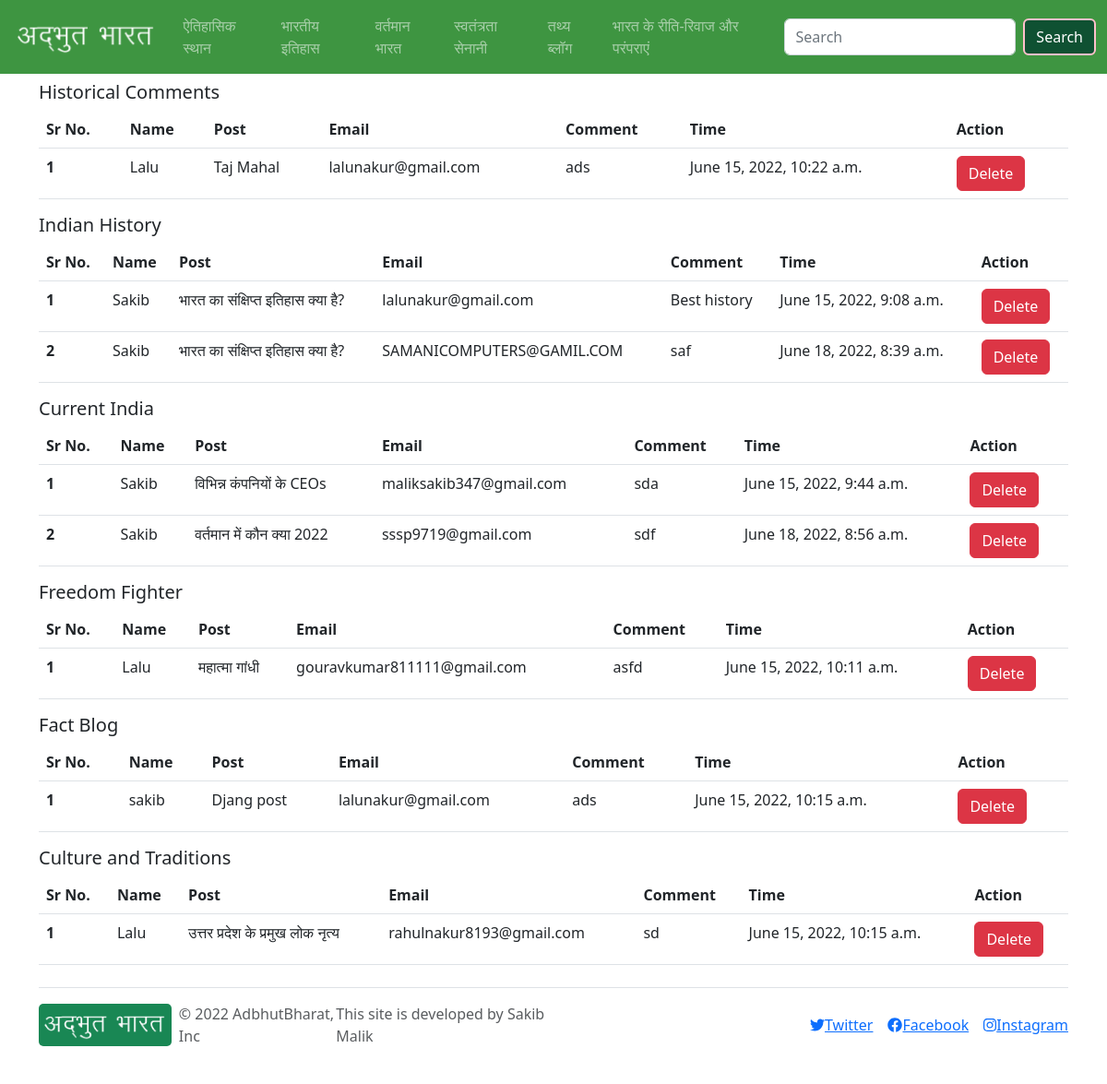
Page /comments/ on the committed database.
### MainApp/models.py (models this page shows, shortened)
class Comments(models.Model):
    name = models.CharField(max_length=100)
    email = models.EmailField()
    body = models.TextField()
    timestamp = models.DateTimeField(auto_now_add=True)
    active = models.BooleanField(default=False)
    class Meta:
        ordering = ['-timestamp']

class HistoricalPlaceComments(Comments):
    post = models.ForeignKey(HistoricalPlaceModel, on_delete=models.CASCADE, related_name='historicalplacecomments')
    class Meta:
        verbose_name_plural = 'HistoricalPlaceComments'

class Comments(models.Model):
    name = models.CharField(max_length=100)
    email = models.EmailField()
    body = models.TextField()
    timestamp = models.DateTimeField(auto_now_add=True)
    active = models.BooleanField(default=False)
    class Meta:
        ordering = ['-timestamp']

class Common(models.Model):
    title = models.CharField(max_length=100)
    slug = models.SlugField(max_length=200, unique=True)
    timestamp = models.DateTimeField(auto_now_add=True)
    post = HTMLField()
    viewcounter = models.IntegerField(default=0)
    class Meta:
        abstract = True

class HistoricalPlaceModel(Common):
    image = models.ImageField(upload_to='image/historical', null=True)
    class Meta:
        verbose_name_plural = 'HistoricalPlaceModel'
        ordering = ['-timestamp']

class IndianHistoryComments(Comments):
    post = models.ForeignKey(IndianHistoryModel, on_delete=models.CASCADE, related_name='indianhistorycomments')
    class Meta:
        verbose_name_plural = 'IndianHistroyComments'

class IndianHistoryModel(Common):
    type = models.CharField(choices=HISTORY_TYPE, max_length=100, default='ANCIENT')
    class Meta:
        verbose_name_plural = 'IndianHistoryModel'
        ordering = ['-timestamp']

class CurrentIndiaComments(Comments):
    post = models.ForeignKey(CurrentIndianModel, on_delete=models.CASCADE, related_name='currentindiacomments')
    class Meta:
        verbose_name_plural = 'CurrentIndiaComments'

class CurrentIndianModel(Common):
    class Meta:
        verbose_name_plural = 'CurrentIndianModel'
        ordering = ['-timestamp']

class FreedomFighterComments(Comments):
    post = models.ForeignKey(FreedomFighterModel, on_delete=models.CASCADE, related_name='freedomfightercomments')
    class Meta:
        verbose_name_plural = 'FreedomFighterComments'

class FreedomFighterModel(Common):
    image = models.ImageField(upload_to='image/freedom', null=True)
    class Meta:
        verbose_name_plural = 'FreedomFighterModel'
        ordering = ['-timestamp']

class FactBlogComments(Comments):
    post = models.ForeignKey(FactBlogModel, on_delete=models.CASCADE, related_name='factblogcomments')
    class Meta:
        verbose_name_plural = 'FactBlogComments'

class FactBlogModel(Common):
    image = models.ImageField(upload_to='image/fact', null=True)
    class Meta:
        verbose_name_plural = 'FactBlogModel'
        ordering = ['-timestamp']

class CustomAndTraditionComments(Comments):
    post = models.ForeignKey(CustomAndTraditionModel, on_delete=models.CASCADE,
                             related_name='customandtraditioncomments')
    class Meta:
        verbose_name_plural = 'CustomAndTraditionComments'

class CustomAndTraditionModel(Common):
    image = models.ImageField(upload_to='image/tradition', null=True)
    class Meta:
        verbose_name_plural = 'CustomandTraditionModel'
        ordering = ['-timestamp']

### MainApp/views.py (the view, shortened to what this page needs)
# urls.py: path('comments/', views.Comments.as_view(), name='comments'),
class Comments(View):
    def get(self, request):
        historical = HistoricalPlaceComments.objects.all().reverse()[:30]
        indianhistory = IndianHistoryComments.objects.all().reverse()[:30]
        currentindia = CurrentIndiaComments.objects.all().reverse()[:30]
        freedomfighter = FreedomFighterComments.objects.all().reverse()[:30]
        factblog = FactBlogComments.objects.all().reverse()[:30]
        custom = CustomAndTraditionComments.objects.all().reverse()[:30]
        context = {
            'comment': True,
            'historical': historical,
            'indianhistory': indianhistory,
            'currentindia': currentindia,
            'freedomfighter': freedomfighter,
            'factblog': factblog,
            'custom': custom
        }
        return render(request, 'ADBH/comments.html', context)

### MainApp/templates/ADBH/comments.html (shortened to what this page needs)
{% extends 'base.html' %}
{% block content %}
    <div class="container-lg mt-2">
        <h5>Historical Comments</h5>
        <table class="table table-responsive">
            <thead>
            <tr>
                <th>Sr No.</th>
                <th>Name</th>
                <th>Post</th>
                <th>Email</th>
                <th>Comment</th>
                <th>Time</th>
                <th>Action</th>
            </tr>
            </thead>
            <tbody>
            {% for d in historical %}
                <tr>
                    <th>{{ forloop.counter }}</th>
                    <td>{{ d.name }}</td>
                    <td>{{ d.post.title }}</td>
                    <td>{{ d.email }}</td>
                    <td>{{ d.body }}</td>
                    <td>{{ d.timestamp }}</td>
                    <td>
                        <form action="" method="post">
                            <input value="Delete" type="submit" class="btn btn-danger">
                        </form>
                    </td>
                </tr>
            {% endfor %}
            </tbody>
        </table>
        <h5>Indian History</h5>
        <table class="table table-responsive">
            <thead>
            <tr>
                <th>Sr No.</th>
                <th>Name</th>
                <th>Post</th>
                <th>Email</th>
                <th>Comment</th>
                <th>Time</th>
                <th>Action</th>
            </tr>
            </thead>
            <tbody>
            {% for d in indianhistory %}
                <tr>
                    <th>{{ forloop.counter }}</th>
                    <td>{{ d.name }}</td>
                    <td>{{ d.post.title }}</td>
                    <td>{{ d.email }}</td>
                    <td>{{ d.body }}</td>
                    <td>{{ d.timestamp }}</td>
                    <td>
                        <form action="" method="post">
                            <input value="Delete" type="submit" class="btn btn-danger">
                        </form>
                    </td>
                </tr>
            {% endfor %}
            </tbody>
        </table>
        <h5>Current India</h5>
        <table class="table table-responsive">
            <thead>
            <tr>
                <th>Sr No.</th>
                <th>Name</th>
                <th>Post</th>
                <th>Email</th>
                <th>Comment</th>
                <th>Time</th>
                <th>Action</th>
            </tr>
            </thead>
            <tbody>
            {% for d in currentindia %}
                <tr>
                    <th>{{ forloop.counter }}</th>
                    <td>{{ d.name }}</td>
                    <td>{{ d.post.title }}</td>
                    <td>{{ d.email }}</td>
                    <td>{{ d.body }}</td>
                    <td>{{ d.timestamp }}</td>
                    <td>
                        <form action="" method="post">
                            <input value="Delete" type="submit" class="btn btn-danger">
                        </form>
                    </td>
                </tr>
            {% endfor %}
            </tbody>
        </table>
        <h5>Freedom Fighter</h5>
        <table class="table table-responsive">
            <thead>
            <tr>
                <th>Sr No.</th>
                <th>Name</th>
                <th>Post</th>
                <th>Email</th>
                <th>Comment</th>
                <th>Time</th>
                <th>Action</th>
            </tr>
            </thead>
            <tbody>
            {% for d in freedomfighter %}
                <tr>
                    <th>{{ forloop.counter }}</th>
                    <td>{{ d.name }}</td>
                    <td>{{ d.post.title }}</td>
                    <td>{{ d.email }}</td>
                    <td>{{ d.body }}</td>
                    <td>{{ d.timestamp }}</td>
                    <td>
                        <form action="" method="post">
                            <input value="Delete" type="submit" class="btn btn-danger">
                        </form>
                    </td>
                </tr>
            {% endfor %}
            </tbody>
        </table>
        <h5>Fact Blog</h5>
        <table class="table table-responsive">
            <thead>
            <tr>
                <th>Sr No.</th>
                <th>Name</th>
                <th>Post</th>
                <th>Email</th>
                <th>Comment</th>
                <th>Time</th>
                <th>Action</th>
            </tr>
            </thead>
            <tbody>
            {% for d in factblog %}
                <tr>
                    <th>{{ forloop.counter }}</th>
                    <td>{{ d.name }}</td>
                    <td>{{ d.post.title }}</td>
                    <td>{{ d.email }}</td>
                    <td>{{ d.body }}</td>
                    <td>{{ d.timestamp }}</td>
                    <td>
                        <form action="" method="post">
                            <input value="Delete" type="submit" class="btn btn-danger">
                        </form>
                    </td>
                </tr>
            {% endfor %}
            </tbody>
        </table>
        <h5>Culture and Traditions</h5>
        <table class="table table-responsive">
            <thead>
            <tr>
                <th>Sr No.</th>
                <th>Name</th>
                <th>Post</th>
                <th>Email</th>
                <th>Comment</th>
                <th>Time</th>
                <th>Action</th>
            </tr>
            </thead>
            <tbody>
            {% for d in custom %}
                <tr>
                    <th>{{ forloop.counter }}</th>
                    <td>{{ d.name }}</td>
                    <td>{{ d.post.title }}</td>
                    <td>{{ d.email }}</td>
                    <td>{{ d.body }}</td>
                    <td>{{ d.timestamp }}</td>
                    <td>
                        <form action="" method="post">
                            <input value="Delete" type="submit" class="btn btn-danger">
                        </form>
                    </td>
                </tr>
            {% endfor %}
            </tbody>
        </table>
    </div>
{% endblock %}

### rows in the picture
HistoricalPlaceComments: name "Lalu", post "Taj Mahal", email "lalunakur@gmail.com", body "ads", timestamp "June 15, 2022, 10:22 a.m."
IndianHistoryComments: name "Sakib", post "भारत का संक्षिप्त इतिहास क्या है?", email "lalunakur@gmail.com", body "Best history", timestamp "June 15, 2022, 9:08 a.m."
IndianHistoryComments: name "Sakib", post "भारत का संक्षिप्त इतिहास क्या है?", email "SAMANICOMPUTERS@GAMIL.COM", body "saf", timestamp "June 18, 2022, 8:39 a.m."
CurrentIndiaComments: name "Sakib", post "विभिन्न कंपनियों के CEOs", email "maliksakib347@gmail.com", body "sda", timestamp "June 15, 2022, 9:44 a.m."
CurrentIndiaComments: name "Sakib", post "वर्तमान में कौन क्या 2022", email "sssp9719@gmail.com", body "sdf", timestamp "June 18, 2022, 8:56 a.m."
FreedomFighterComments: name "Lalu", post "महात्मा गांधी", email "gouravkumar811111@gmail.com", body "asfd", timestamp "June 15, 2022, 10:11 a.m."
FactBlogComments: name "sakib", post "Djang post", email "lalunakur@gmail.com", body "ads", timestamp "June 15, 2022, 10:15 a.m."
CustomAndTraditionComments: name "Lalu", post "उत्तर प्रदेश के प्रमुख लोक नृत्य", email "rahulnakur8193@gmail.com", body "sd", timestamp "June 15, 2022, 10:15 a.m."
